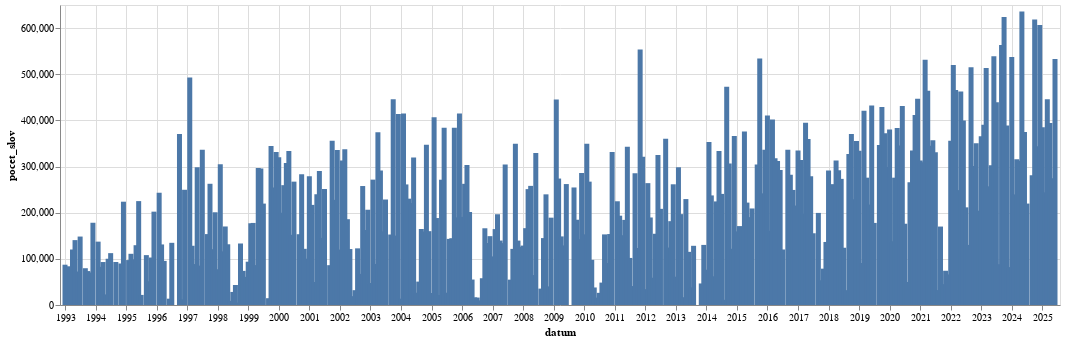

This figure's notebook cell:
### Code cell
alt.Chart(
    df.sort(by="datum").group_by_dynamic(index_column="datum",every="1mo").agg(pl.col("pocet_slov").sum()).to_pandas(),
    width=1000
).mark_bar(
).encode(
    alt.X("datum:T"),
    alt.Y("pocet_slov:Q")
)

### Figure 1 — Vega-Lite specification as saved in the notebook (floating-point values rounded to 4 significant figures; data arrays with more than 128 entries replaced by an {"elided": "..."} marker saying what was removed)
{"config": {"view": {"continuousWidth": 300, "continuousHeight": 300}}, "data": {"name": "data-d979034d84416b1e50c9b845a7c3a24a"}, "mark": {"type": "bar"}, "encoding": {"x": {"field": "datum", "type": "temporal"}, "y": {"field": "pocet_slov", "type": "quantitative"}}, "width": 1000, "$schema": "https://vega.github.io/schema/vega-lite/v5.8.0.json", "datasets": {"data-d979034d84416b1e50c9b845a7c3a24a": {"elided": "360 records"}}}
